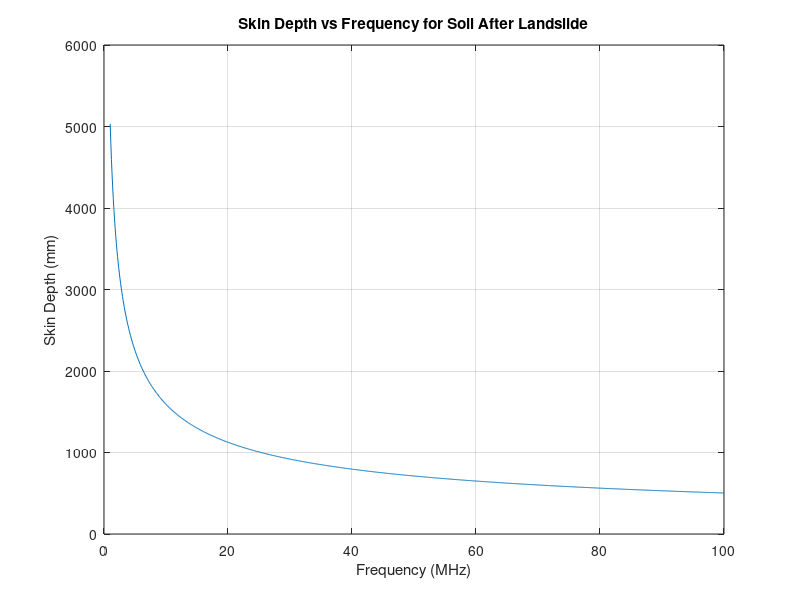

This figure's MATLAB source:
% Constants
mu_0 = 4 * pi * 1e-7; % Permeability of free space (H/m)
mu_r = 1;             % Relative permeability of soil
sigma = 0.01;         % Conductivity of soil (S/m)
f = linspace(1e6, 10e7, 1000); % Frequency range from 1 MHz to 100 MHz

% Skin depth calculation
delta = 1 ./ sqrt(pi * f * mu_0 * mu_r * sigma);

% Plotting
figure;
plot(f/1e6, delta * 1e3); % Convert frequency to MHz and depth to mm
xlabel('Frequency (MHz)');
ylabel('Skin Depth (mm)');
title('Skin Depth vs Frequency for Soil After Landslide');
grid on;
